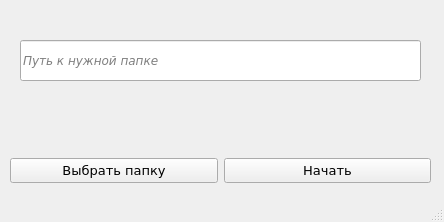
<?xml version="1.0" encoding="UTF-8"?>
<ui version="4.0">
 <class>MainWindow</class>
 <widget class="QMainWindow" name="MainWindow">
  <property name="geometry">
   <rect>
    <x>0</x>
    <y>0</y>
    <width>444</width>
    <height>222</height>
   </rect>
  </property>
  <property name="minimumSize">
   <size>
    <width>444</width>
    <height>222</height>
   </size>
  </property>
  <property name="maximumSize">
   <size>
    <width>444</width>
    <height>222</height>
   </size>
  </property>
  <property name="windowTitle">
   <string>DeleteMeta</string>
  </property>
  <property name="documentMode">
   <bool>false</bool>
  </property>
  <widget class="QWidget" name="centralwidget">
   <widget class="QLineEdit" name="Input">
    <property name="geometry">
     <rect>
      <x>20</x>
      <y>40</y>
      <width>401</width>
      <height>41</height>
     </rect>
    </property>
    <property name="font">
     <font>
      <family>Verdana</family>
      <pointsize>9</pointsize>
      <italic>true</italic>
     </font>
    </property>
    <property name="autoFillBackground">
     <bool>false</bool>
    </property>
    <property name="text">
     <string/>
    </property>
    <property name="placeholderText">
     <string>Путь к нужной папке</string>
    </property>
   </widget>
   <widget class="QWidget" name="horizontalLayoutWidget">
    <property name="geometry">
     <rect>
      <x>10</x>
      <y>150</y>
      <width>421</width>
      <height>41</height>
     </rect>
    </property>
    <layout class="QHBoxLayout" name="horizontalLayout">
     <item>
      <widget class="QPushButton" name="SelectDirButton">
       <property name="font">
        <font>
         <family>Verdana</family>
         <pointsize>10</pointsize>
        </font>
       </property>
       <property name="text">
        <string>Выбрать папку</string>
       </property>
      </widget>
     </item>
     <item>
      <widget class="QPushButton" name="StartButton">
       <property name="font">
        <font>
         <family>Verdana</family>
         <pointsize>10</pointsize>
         <weight>50</weight>
         <bold>false</bold>
        </font>
       </property>
       <property name="text">
        <string>Начать</string>
       </property>
      </widget>
     </item>
    </layout>
   </widget>
  </widget>
  <widget class="QStatusBar" name="statusbar"/>
 </widget>
 <resources/>
 <connections/>
</ui>
